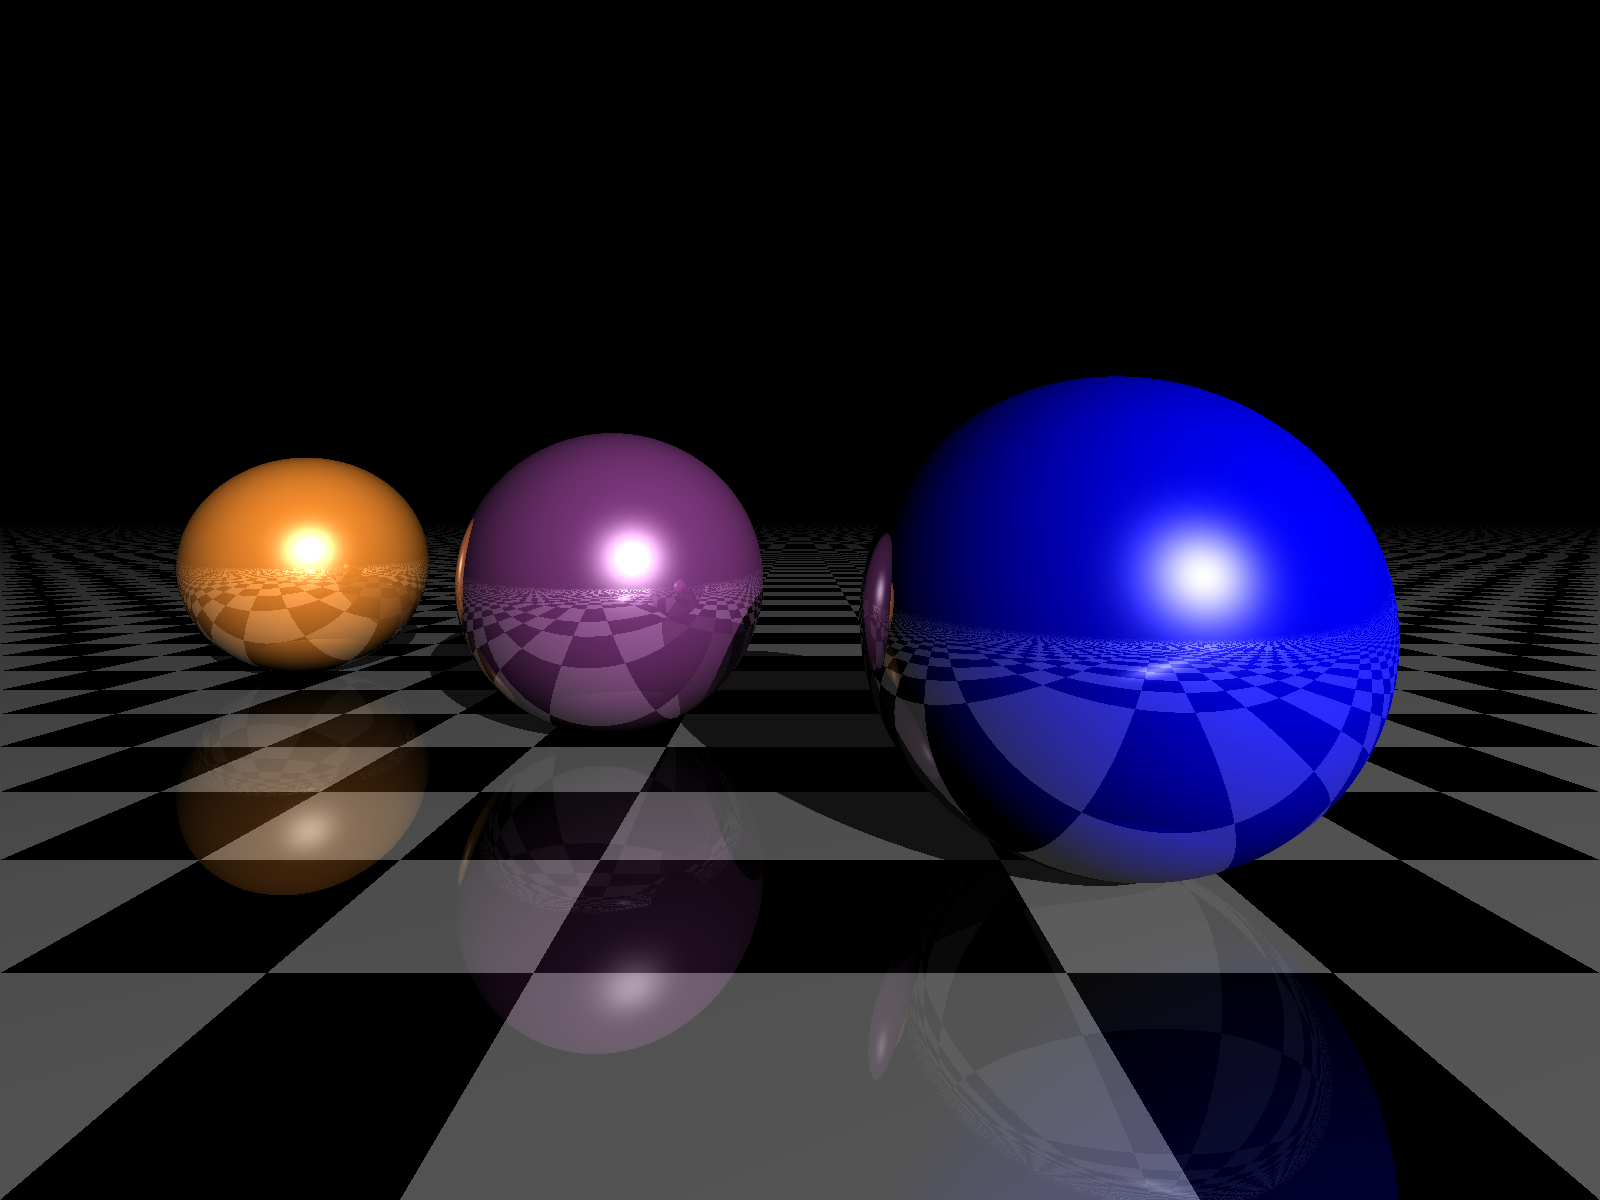

Recreate this plot in Python.
from PIL import Image
from functools import reduce
import numpy as np
import time
import numbers

def extract(cond, x):
    if isinstance(x, numbers.Number):
        return x
    else:
        return np.extract(cond, x)

class vec3():
    def __init__(self, x, y, z):
        (self.x, self.y, self.z) = (x, y, z)
    def __mul__(self, other):
        return vec3(self.x * other, self.y * other, self.z * other)
    def __add__(self, other):
        return vec3(self.x + other.x, self.y + other.y, self.z + other.z)
    def __sub__(self, other):
        return vec3(self.x - other.x, self.y - other.y, self.z - other.z)
    def dot(self, other):
        return (self.x * other.x) + (self.y * other.y) + (self.z * other.z)
    def __abs__(self):
        return self.dot(self)
    def norm(self):
        mag = np.sqrt(abs(self))
        return self * (1.0 / np.where(mag == 0, 1, mag))
    def components(self):
        return (self.x, self.y, self.z)
    def extract(self, cond):
        return vec3(extract(cond, self.x),
                    extract(cond, self.y),
                    extract(cond, self.z))
    def place(self, cond):
        r = vec3(np.zeros(cond.shape), np.zeros(cond.shape), np.zeros(cond.shape))
        np.place(r.x, cond, self.x)
        np.place(r.y, cond, self.y)
        np.place(r.z, cond, self.z)
        return r
rgb = vec3

(w, h) = (1600, 1200)         # Screen size
L = vec3(5, 5, -10)        # Point light position
E = vec3(0, 0.35, -1)     # Eye position
FARAWAY = 1.0e39            # an implausibly huge distance

def raytrace(O, D, scene, bounce = 0):
    # O is the ray origin, D is the normalized ray direction
    # scene is a list of Sphere objects (see below)
    # bounce is the number of the bounce, starting at zero for camera rays

    distances = [s.intersect(O, D) for s in scene]
    nearest = reduce(np.minimum, distances)
    color = rgb(0, 0, 0)
    for (s, d) in zip(scene, distances):
        hit = (nearest != FARAWAY) & (d == nearest)
        if np.any(hit):
            dc = extract(hit, d)
            Oc = O.extract(hit)
            Dc = D.extract(hit)
            cc = s.light(Oc, Dc, dc, scene, bounce)
            color += cc.place(hit)
    return color

class Sphere:
    def __init__(self, center, r, diffuse, mirror = 0.5):
        self.c = center
        self.r = r
        self.diffuse = diffuse
        self.mirror = mirror

    def intersect(self, O, D):
        b = 2 * D.dot(O - self.c)
        c = abs(self.c) + abs(O) - 2 * self.c.dot(O) - (self.r * self.r)
        disc = (b ** 2) - (4 * c)
        sq = np.sqrt(np.maximum(0, disc))
        h0 = (-b - sq) / 2
        h1 = (-b + sq) / 2
        h = np.where((h0 > 0) & (h0 < h1), h0, h1)
        pred = (disc > 0) & (h > 0)
        return np.where(pred, h, FARAWAY)

    def diffusecolor(self, M):
        return self.diffuse

    def light(self, O, D, d, scene, bounce):
        M = (O + D * d)                         # intersection point
        N = (M - self.c) * (1. / self.r)        # normal
        toL = (L - M).norm()                    # direction to light
        toO = (E - M).norm()                    # direction to ray origin
        nudged = M + N * .0001                  # M nudged to avoid itself

        # Shadow: find if the point is shadowed or not.
        # This amounts to finding out if M can see the light
        light_distances = [s.intersect(nudged, toL) for s in scene]
        light_nearest = reduce(np.minimum, light_distances)
        seelight = light_distances[scene.index(self)] == light_nearest

        # Ambient
        color = rgb(0, 0, 0)

        # Lambert shading (diffuse)
        lv = np.maximum(N.dot(toL), 0)
        color += self.diffusecolor(M) * lv * seelight
        color += self.diffusecolor(M) * .1 * (1 - seelight)

        # Reflection
        if bounce < 2:
            rayD = (D - N * 2 * D.dot(N)).norm()
            color += raytrace(nudged, rayD, scene, bounce + 1) * self.mirror

        # Blinn-Phong shading (specular)
        phong = N.dot((toL + toO).norm())
        color += rgb(1, 1, 1) * np.power(np.clip(phong, 0, 1), 50) * seelight
        return color

class CheckeredSphere(Sphere):
    def diffusecolor(self, M):
        checker = ((M.x * 2).astype(int) % 2) == ((M.z * 2).astype(int) % 2)
        return self.diffuse * checker

scene = [
    Sphere(vec3(.75, .1, 1), .6, rgb(0, 0, 1)),
    Sphere(vec3(-.75, .1, 2.25), .6, rgb(.5, .223, .5)),
    Sphere(vec3(-2.75, .1, 3.5), .6, rgb(1, .572, .184)),
    CheckeredSphere(vec3(0,-99999.5, 0), 99999, rgb(.75, .75, .75), 0.25),
    ]

r = float(w) / h
# Screen coordinates: x0, y0, x1, y1.
S = (-1, 1 / r + .25, 1, -1 / r + .25)
x = np.tile(np.linspace(S[0], S[2], w), h)
y = np.repeat(np.linspace(S[1], S[3], h), w)

t0 = time.time()
Q = vec3(x, y, 0)
color = raytrace(E, (Q - E).norm(), scene)
print ("Took", time.time() - t0)

rgb = [Image.fromarray((255 * np.clip(c, 0, 1).reshape((h, w))).astype(np.uint8), "L") for c in color.components()]
Image.merge("RGB", rgb).save("rt3.png")
